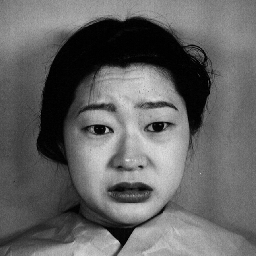
%> input picture 2.tiff, 256 x 256 px
$ octave --eval "CreateDatabase('2.tiff');"   (GNU Octave 9; MATLAB toolbox functions it lacks are replaced by stand-ins)
%> lines starting %> are read from the running program, lines starting %| are printed output that depends on the picture
### getmaplbphf.m
function mapping = getmaplbphf(samples)
%Outputs a mapping struct for uniform LBP Histogram Fourier Features
%inputs:
%samples = number of sampling points

%SEE constructhf.m for an example of usage

table = 0:2^samples-1;
index   = 0;

newMax = samples*(samples-1) + 3;
table(1)= newMax-3;
table(2^samples)=newMax-2;
for i = 1:2^samples-2
    j = bitset(bitshift(i,1,samples),1,bitget(i,samples)); %rotate left
    numt = sum(bitget(bitxor(i,j),1:samples)); %number of 1->0 and 0->1 transitions

    if numt == 2  %Uniform pattern
        n=sum(bitget(i,1:samples)); %Number of 1-bits

        r=find(bitget(bitand(i,bitcmp(j,samples)),1:samples)); %Rotation index of the bit pattern
        r=mod( floor(n/2)+r , samples);

        index = (n-1)*samples + r;
        table(i+1) = index;
    else %Non-uniform
        table(i+1) = newMax - 1;
    end
end

orbits=cell(samples+2,1);
for i=1:samples-1
    orbits{i}=((i-1)*samples):(i*samples-1);
end
orbits{samples}=newMax-3;
orbits{samples+1}=newMax-2;
orbits{samples+2}=newMax-1;


mapping.table=table;
mapping.samples=samples;
mapping.num=newMax;
mapping.orbits=orbits;

### lbp.m
%LBP returns the local binary pattern image or LBP histogram of an image.
%  J = LBP(I,R,N,MAPPING,MODE) returns either a local binary pattern
%  coded image or the local binary pattern histogram of an intensity
%  image I. The LBP codes are computed using N sampling points on a
%  circle of radius R and using mapping table defined by MAPPING.
%  See the getmapping function for different mappings and use 0 for
%  no mapping. Possible values for MODE are
%       'h' or 'hist'  to get a histogram of LBP codes
%       'nh'           to get a normalized histogram
%  Otherwise an LBP code image is returned.
%
%  J = LBP(I) returns the original (basic) LBP histogram of image I
%
%  J = LBP(I,SP,MAPPING,MODE) computes the LBP codes using n sampling
%  points defined in (n * 2) matrix SP. The sampling points should be
%  defined around the origin (coordinates (0,0)).
%
%  Examples
%  --------
%       I=imread('rice.png');
%       mapping=getmapping(8,'u2');
%       H1=LBP(I,1,8,mapping,'h'); %LBP histogram in (8,1) neighborhood
%                                  %using uniform patterns
%       subplot(2,1,1),stem(H1);
%
%       H2=LBP(I);
%       subplot(2,1,2),stem(H2);
%
%       SP=[-1 -1; -1 0; -1 1; 0 -1; -0 1; 1 -1; 1 0; 1 1];
%       I2=LBP(I,SP,0,'i'); %LBP code image using sampling points in SP
%                           %and no mapping. Now H2 is equal to histogram
%                           %of I2.

function result = lbp(varargin) % image,radius,neighbors,mapping,mode)
% Version 0.3.2
% Authors: Marko Heikkilä and Timo Ahonen

% Changelog
% Version 0.3.2: A bug fix to enable using mappings together with a
% predefined spoints array
% Version 0.3.1: Changed MAPPING input to be a struct containing the mapping
% table and the number of bins to make the function run faster with high number
% of sampling points. Lauge Sorensen is acknowledged for spotting this problem.


% Check number of input arguments.
error(nargchk(1,5,nargin));

image=varargin{1};
d_image=double(image);

if nargin==1
    spoints=[-1 -1; -1 0; -1 1; 0 -1; -0 1; 1 -1; 1 0; 1 1];
    neighbors=8;
    mapping=0;
    mode='h';
end

if (nargin == 2) && (length(varargin{2}) == 1)
    error('Input arguments');
end

if (nargin > 2) && (length(varargin{2}) == 1)
    radius=varargin{2};
    neighbors=varargin{3};

    spoints=zeros(neighbors,2);

    % Angle step.
    a = 2*pi/neighbors;

    for i = 1:neighbors
        spoints(i,1) = -radius*sin((i-1)*a);
        spoints(i,2) = radius*cos((i-1)*a);
    end

    if(nargin >= 4)
        mapping=varargin{4};
        if(isstruct(mapping) && mapping.samples ~= neighbors)
            error('Incompatible mapping');
        end
    else
        mapping=0;
    end

    if(nargin >= 5)
        mode=varargin{5};
    else
        mode='h';
    end
end

if (nargin > 1) && (length(varargin{2}) > 1)
    spoints=varargin{2};
    neighbors=size(spoints,1);

    if(nargin >= 3)
        mapping=varargin{3};
        if(isstruct(mapping) && mapping.samples ~= neighbors)
            error('Incompatible mapping');
        end
    else
        mapping=0;
    end

    if(nargin >= 4)
        mode=varargin{4};
    else
        mode='h';
    end
end

% Determine the dimensions of the input image.
[ysize xsize] = size(image);


miny=min(spoints(:,1));
maxy=max(spoints(:,1));
minx=min(spoints(:,2));
maxx=max(spoints(:,2));

% Block size, each LBP code is computed within a block of size bsizey*bsizex
bsizey=ceil(max(maxy,0))-floor(min(miny,0))+1;
bsizex=ceil(max(maxx,0))-floor(min(minx,0))+1;

% Coordinates of origin (0,0) in the block
origy=1-floor(min(miny,0));
origx=1-floor(min(minx,0));

% Minimum allowed size for the input image depends
% on the radius of the used LBP operator.
if(xsize < bsizex || ysize < bsizey)
  error('Too small input image. Should be at least (2*radius+1) x (2*radius+1)');
end

% Calculate dx and dy;
dx = xsize - bsizex;
dy = ysize - bsizey;

% Fill the center pixel matrix C.
C = image(origy:origy+dy,origx:origx+dx);
d_C = double(C);

bins = 2^neighbors;

% Initialize the result matrix with zeros.
result=zeros(dy+1,dx+1);

%Compute the LBP code image

for i = 1:neighbors
  y = spoints(i,1)+origy;
  x = spoints(i,2)+origx;
  % Calculate floors, ceils and rounds for the x and y.
  fy = floor(y); cy = ceil(y); ry = round(y);
  fx = floor(x); cx = ceil(x); rx = round(x);
  % Check if interpolation is needed.
  if (abs(x - rx) < 1e-6) && (abs(y - ry) < 1e-6)
    % Interpolation is not needed, use original datatypes
    N = image(ry:ry+dy,rx:rx+dx);
    D = N >= C;
  else
    % Interpolation needed, use double type images
    ty = y - fy;
    tx = x - fx;

    % Calculate the interpolation weights.
    w1 = (1 - tx) * (1 - ty);
    w2 =      tx  * (1 - ty);
    w3 = (1 - tx) *      ty ;
    w4 =      tx  *      ty ;
    % Compute interpolated pixel values
    N = w1*d_image(fy:fy+dy,fx:fx+dx) + w2*d_image(fy:fy+dy,cx:cx+dx) + ...
        w3*d_image(cy:cy+dy,fx:fx+dx) + w4*d_image(cy:cy+dy,cx:cx+dx);
    D = N >= d_C;
  end
  % Update the result matrix.
  v = 2^(i-1);
  result = result + v*D;
end

%Apply mapping if it is defined
if isstruct(mapping)
    bins = mapping.num;
    for i = 1:size(result,1)
        for j = 1:size(result,2)
            result(i,j) = mapping.table(result(i,j)+1);
        end
    end
end

if (strcmp(mode,'h') || strcmp(mode,'hist') || strcmp(mode,'nh'))
    % Return with LBP histogram if mode equals 'hist'.
    result=hist(result(:),0:(bins-1));
    if (strcmp(mode,'nh'))
        result=result/sum(result);
    end
else
    %Otherwise return a matrix of unsigned integers
    if ((bins-1)<=intmax('uint8'))
        result=uint8(result);
    elseif ((bins-1)<=intmax('uint16'))
        result=uint16(result);
    else
        result=uint32(result);
    end
end

end

### constructhf.m
function featurevectors=constructhf(inputvectors, map)
%construct rotation invariant features from uniform LBP histogram
%inputvectors: NxD array, N histograms of D bins each
%map: mapping struct from getmaphf
%
%EXAMPLE:
%I=imread('rice.png');
%I2=imrotate(I,90);
%mapping=getmaplbphf(8);
%h=lbp(I,1,8,mapping,'h');
%h=h/sum(h);
%histograms(1,:)=h;
%h=lbp(I2,1,8,mapping,'h');
%h=h/sum(h);
%histograms(2,:)=h;
%lbp_hf_features=constructhf(histograms,mapping);
%
%The two rows of lbp_hf_features now contain LBP
%histogram Fourier feature vectors of rice.png and
%its rotated version (with LBP radius 1 and 8 sampling
%points)


    n=map.samples;
    FVLEN=(n-1)*(floor(n/2)+1)+3;
    featurevectors=zeros(size(inputvectors,1),FVLEN);

    k=1;
    for j=1:length(map.orbits)
        b=inputvectors(:,map.orbits{j}+1);
        if(size(b,2) > 1)
            b=fft(b')';
            b=abs(b);
            b=b(:,1:(floor(size(b,2)/2)+1));
        end
        featurevectors(:,k:k+size(b,2)-1)=b;
        k=k+size(b,2);
    end

### CreateDatabase.m
function CreateDatabase(TrainDatabasePath)
%> called with TrainDatabasePath = '2.tiff'

TrainFiles = dir(TrainDatabasePath);

Train_Number = 0;

for i = 1:size(TrainFiles,1)
    %if not(strcmp(TrainFiles(i).name,'.')|strcmp(TrainFiles(i).name,'..')|strcmp(TrainFiles(i).name,'Thumbs.db'))
        Train_Number = Train_Number + 1; % Number of all images in the training database
    %end
end
G = [];
H = [];
full = [];

for i = 1 : Train_Number
    %%%%%%%%%%% Extract GLCM features
    if not(strcmp(TrainFiles(i).name,'.')|strcmp(TrainFiles(i).name,'..')|strcmp(TrainFiles(i).name,'Thumbs.db'))
        disp(TrainFiles(i).name);
        I = (imread(strcat('./sample/',TrainFiles(i).name)));
%> I is the input picture: size 256x256 uint8; min 0, max 230, mean 100.4
      if (size(I,3)>1)
        I = rgb2gray(imread(strcat('./sample/',TrainFiles(i).name)));
      end
       %%%%%%%% extract LBP features
       I2=imrotate(I,90);
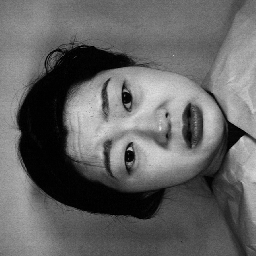
%> I2: size 256x256 uint8; min 0, max 230, mean 100.4; mean of the top-left, top-right, bottom-left and bottom-right quarters 97.1, 132.1, 84.3, 88.1
       mapping=getmaplbphf(8);
       h=lbp(I,1,8,mapping,'h');
%> in lbp, `radius=varargin{2};`: radius = 1
%> in lbp, `neighbors=varargin{3};`: neighbors = 8
%> in lbp, `a = 2*pi/neighbors;`: a = 0.785
%> the loop in lbp, `for i = 1:neighbors` made 8 passes
%> after the loop in lbp, `for i = 1:neighbors`: spoints = [0 1; -0.707 0.707; -1 6.12e-17; -0.707 -0.707; -1.22e-16 -1; 0.707 -0.707; 1 -1.84e-16; 0.707 0.707]
%> in lbp, `mode=varargin{5};`: mode = 'h'
%> in lbp, `miny=min(spoints(:,1));`: miny = -1
%> in lbp, `maxy=max(spoints(:,1));`: maxy = 1
%> in lbp, `minx=min(spoints(:,2));`: minx = -1
%> in lbp, `maxx=max(spoints(:,2));`: maxx = 1
%> in lbp, `bsizey=ceil(max(maxy,0))-floor(min(miny,0))+1;`: bsizey = 3
%> in lbp, `origy=1-floor(min(miny,0));`: origy = 2
%> in lbp, `dx = xsize - bsizex;`: dx = 253
%> in lbp, `C = image(origy:origy+dy,origx:origx+dx);`:
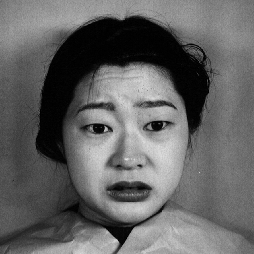
%> C: size 254x254 uint8; min 0, max 230, mean 100.1
%> in lbp, `bins = 2^neighbors;`: bins = 256
%> in lbp, `result=zeros(dy+1,dx+1);`: result: size 254x254 double; every value is 0
%> the loop in lbp, `for i = 1:neighbors` made 8 passes
%> (y, x, fy, cy, ry, fx, cx, rx) on passes 2, 4, 6, 8: (1.29, 2.71, 1, 2, 1, 2, 3, 3), (1.29, 1.29, 1, 2, 1, 1, 2, 1), (2.71, 1.29, 2, 3, 3, 1, 2, 1), (2.71, 2.71, 2, 3, 3, 2, 3, 3)
%> (y, x, fy, cy, ry, fx, cx, rx) on passes 1, 3, 5, 7: (2, 3, 2, 2, 2, 3, 3, 3), (1, 2, 1, 1, 1, 2, 2, 2), (2, 1, 1, 2, 2, 1, 1, 1), (3, 2, 3, 3, 3, 1, 2, 2)
%> pass 1, in lbp, `D = N >= C;`:
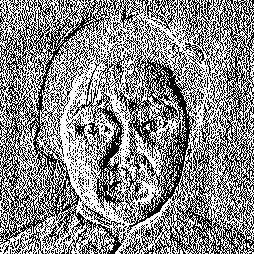
%> D: size 254x254 logical; 53.9% white; black in thin lines or dots
%> in lbp, `bins = mapping.num;`: bins = 59
%> in lbp, `result=hist(result(:),0:(bins-1));`: result = 59 values, max 13336 at index 59, min 288 at index 3, mean 1093.5
%> h has the same summary as result in lbp
       h=h/sum(h);
%> h = 59 values, max 0.207 at index 59, min 0.00446 at index 3, mean 0.0169
       histograms(1,:)=h;
       h=lbp(I2,1,8,mapping,'h');
%> the loop in lbp (call 2), `for i = 1:neighbors` made 8 passes
%> in lbp (call 2), `C = image(origy:origy+dy,origx:origx+dx);`:
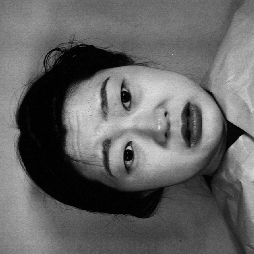
%> C: size 254x254 uint8; min 0, max 230, mean 100.1; mean of the top-left, top-right, bottom-left and bottom-right quarters 96.8, 132.1, 83.6, 87.7
%> in lbp (call 2), `bins = 2^neighbors;`: bins = 256
%> the loop in lbp (call 2), `for i = 1:neighbors` made 8 passes
%> pass 1, in lbp (call 2), `N = image(ry:ry+dy,rx:rx+dx);`:
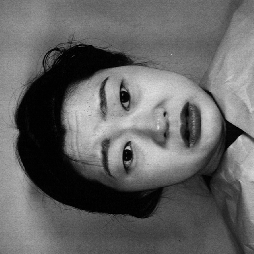
%> N: size 254x254 uint8; min 0, max 230, mean 100.1; mean of the top-left, top-right, bottom-left and bottom-right quarters 96.6, 132.5, 83.1, 88.4
%> pass 1, in lbp (call 2), `D = N >= C;`:
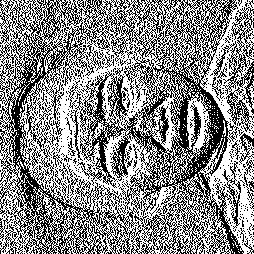
%> D: size 254x254 logical; 54% white; black in thin lines or dots
%> pass 3, in lbp (call 2), `N = image(ry:ry+dy,rx:rx+dx);`:
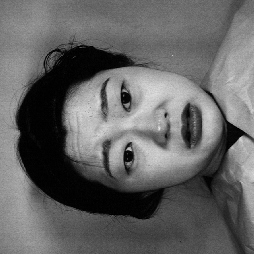
%> N: size 254x254 uint8; min 0, max 230, mean 100.1; mean of the top-left, top-right, bottom-left and bottom-right quarters 96.8, 131.9, 83.7, 88.1
%> in lbp (call 2), `bins = mapping.num;`: bins = 59
%> in lbp (call 2), `result=hist(result(:),0:(bins-1));`: result = 59 values, max 13337 at index 59, min 288 at index 5, mean 1093.5
%> h has the same summary as result in lbp
       h=h/sum(h);
%> h = 59 values, max 0.207 at index 59, min 0.00446 at index 5, mean 0.0169
       histograms(2,:)=h;
       lbp_hf_features=constructhf(histograms,mapping);
%> the loop in constructhf, `for j=1:length(map.orbits)` made 10 passes
%> k on passes 1 to 7: 6, 11, 16, 21, 26, 31, 36
%> (b, k) on passes 8 to 10: ([0.11; 0.11], 37), ([0.145; 0.145], 38), ([0.207; 0.207], 39)
%> after the loop in constructhf, `for j=1:length(map.orbits)`: featurevectors = 38 columns, first 8: [0.095 0.000559 0.0106 0.00114 0.0576 0.0563 0.000928 0.000894; 0.0949 0.000765 0.0108 0.00122 0.0575 0.0564 0.00097 0.000747]
%> lbp_hf_features has the same summary as featurevectors in constructhf
       full = [full ; lbp_hf_features(1,:)];
%> full = 38 values, max 0.207 at index 38, min 0.000434 at index 10, mean 0.0308
    end
end
csvwrite('lbp.csv',full);

$ run again, on 5100.tiff
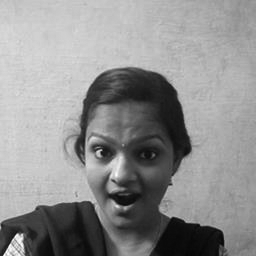
%> input picture 5100.tiff, 256 x 256 px
%> in CreateDatabase, I is the input picture: size 256x256 uint8; min 6, max 254, mean 143.6
%> radius = 1
%> neighbors = 8
%> a = 0.785
%> the loop in lbp, `for i = 1:neighbors` made 8 passes
%> after the loop in lbp, `for i = 1:neighbors`: spoints = [0 1; -0.707 0.707; -1 6.12e-17; -0.707 -0.707; -1.22e-16 -1; 0.707 -0.707; 1 -1.84e-16; 0.707 0.707]
%> mode = 'h'
%> miny = -1
%> maxy = 1
%> minx = -1
%> maxx = 1
%> bsizey = 3
%> origy = 2
%> dx = 253
%> in lbp, `bins = 2^neighbors;`: bins = 256
%> the loop in lbp, `for i = 1:neighbors` made 8 passes
%> (y, x, fy, cy, ry, fx, cx, rx) on passes 2, 4, 6, 8: (1.29, 2.71, 1, 2, 1, 2, 3, 3), (1.29, 1.29, 1, 2, 1, 1, 2, 1), (2.71, 1.29, 2, 3, 3, 1, 2, 1), (2.71, 2.71, 2, 3, 3, 2, 3, 3)
%> pass 1, in lbp, `D = N >= C;`:
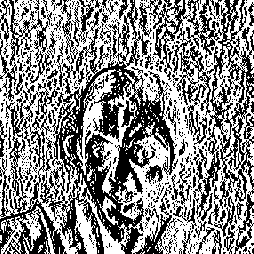
%> D: size 254x254 logical; 54.7% white; black in thin lines or dots
%> in lbp, `bins = mapping.num;`: bins = 59
%> in lbp, `result=hist(result(:),0:(bins-1));`: result = 59 values, max 6982 at index 59, min 39 at index 7, mean 1093.5
%> in CreateDatabase, `h=lbp(I,1,8,mapping,'h');`: h has the same summary as result in lbp
%> in CreateDatabase, `h=h/sum(h);`: h = 59 values, max 0.108 at index 59, min 0.000605 at index 7, mean 0.0169
%> the loop in lbp (call 2), `for i = 1:neighbors` made 8 passes
%> in lbp (call 2), `bins = 2^neighbors;`: bins = 256
%> the loop in lbp (call 2), `for i = 1:neighbors` made 8 passes
%> pass 3, in lbp (call 2), `N = image(ry:ry+dy,rx:rx+dx);`:
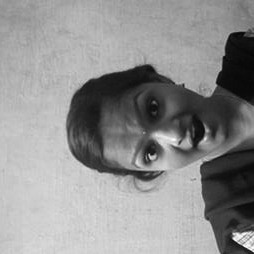
%> N: size 254x254 uint8; min 6, max 254, mean 143.4; mean of the top-left, top-right, bottom-left and bottom-right quarters 153.6, 106.2, 185.2, 128.7
%> in lbp (call 2), `bins = mapping.num;`: bins = 59
%> in lbp (call 2), `result=hist(result(:),0:(bins-1));`: result = 59 values, max 6980 at index 59, min 39 at index 1, mean 1093.5
%> in CreateDatabase, `h=lbp(I2,1,8,mapping,'h');`: h has the same summary as result in lbp
%> in CreateDatabase, `h=h/sum(h);`: h = 59 values, max 0.108 at index 59, min 0.000605 at index 1, mean 0.0169
%> the loop in constructhf, `for j=1:length(map.orbits)` made 10 passes
%> k on passes 1 to 7: 6, 11, 16, 21, 26, 31, 36
%> after the loop in constructhf, `for j=1:length(map.orbits)`: featurevectors = 38 columns, first 8: [0.0658 0.00313 0.0114 0.00303 0.0602 0.045 0.00487 0.00432; 0.0656 0.00277 0.0114 0.00271 0.06 0.0453 0.00487 0.00423]
%> lbp_hf_features has the same summary as featurevectors in constructhf
%> full = 38 values, max 0.201 at index 16, min 0.000277 at index 9, mean 0.0353

$ run again, on 6100.tiff
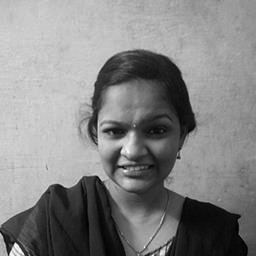
%> input picture 6100.tiff, 256 x 256 px
%> in CreateDatabase, I is the input picture: size 256x256 uint8; min 0, max 254, mean 131.8
%> radius = 1
%> neighbors = 8
%> a = 0.785
%> the loop in lbp, `for i = 1:neighbors` made 8 passes
%> after the loop in lbp, `for i = 1:neighbors`: spoints = [0 1; -0.707 0.707; -1 6.12e-17; -0.707 -0.707; -1.22e-16 -1; 0.707 -0.707; 1 -1.84e-16; 0.707 0.707]
%> mode = 'h'
%> miny = -1
%> maxy = 1
%> minx = -1
%> maxx = 1
%> bsizey = 3
%> origy = 2
%> dx = 253
%> in lbp, `bins = 2^neighbors;`: bins = 256
%> the loop in lbp, `for i = 1:neighbors` made 8 passes
%> (y, x, fy, cy, ry, fx, cx, rx) on passes 2, 4, 6, 8: (1.29, 2.71, 1, 2, 1, 2, 3, 3), (1.29, 1.29, 1, 2, 1, 1, 2, 1), (2.71, 1.29, 2, 3, 3, 1, 2, 1), (2.71, 2.71, 2, 3, 3, 2, 3, 3)
%> pass 1, in lbp, `D = N >= C;`:
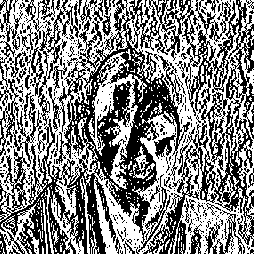
%> D: size 254x254 logical; 52.4% white; black in thin lines or dots
%> in lbp, `bins = mapping.num;`: bins = 59
%> in lbp, `result=hist(result(:),0:(bins-1));`: result = 59 values, max 7227 at index 59, min 48 at index 1, mean 1093.5
%> in CreateDatabase, `h=lbp(I,1,8,mapping,'h');`: h has the same summary as result in lbp
%> in CreateDatabase, `h=h/sum(h);`: h = 59 values, max 0.112 at index 59, min 0.000744 at index 1, mean 0.0169
%> the loop in lbp (call 2), `for i = 1:neighbors` made 8 passes
%> in lbp (call 2), `bins = 2^neighbors;`: bins = 256
%> the loop in lbp (call 2), `for i = 1:neighbors` made 8 passes
%> pass 3, in lbp (call 2), `N = image(ry:ry+dy,rx:rx+dx);`:
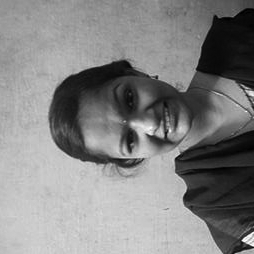
%> N: size 254x254 uint8; min 0, max 254, mean 131.5; mean of the top-left, top-right, bottom-left and bottom-right quarters 133.4, 93.7, 182.6, 116.3
%> in lbp (call 2), `bins = mapping.num;`: bins = 59
%> in lbp (call 2), `result=hist(result(:),0:(bins-1));`: result = 59 values, max 7223 at index 59, min 48 at index 3, mean 1093.5
%> in CreateDatabase, `h=lbp(I2,1,8,mapping,'h');`: h has the same summary as result in lbp
%> in CreateDatabase, `h=h/sum(h);`: h = 59 values, max 0.112 at index 59, min 0.000744 at index 3, mean 0.0169
%> the loop in constructhf, `for j=1:length(map.orbits)` made 10 passes
%> k on passes 1 to 7: 6, 11, 16, 21, 26, 31, 36
%> after the loop in constructhf, `for j=1:length(map.orbits)`: featurevectors = 38 columns, first 8: [0.0708 0.00389 0.000464 0.00339 0.0634 0.0478 0.00587 0.00221; 0.0707 0.00345 0.000593 0.00296 0.0633 0.0477 0.00621 0.00221]
%> lbp_hf_features has the same summary as featurevectors in constructhf
%> full = 38 values, max 0.197 at index 16, min 0.000464 at index 3, mean 0.0358

$ run again, on 7100.tiff
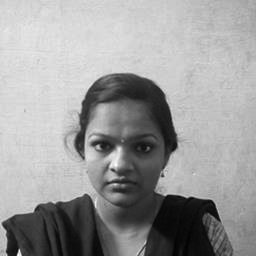
%> input picture 7100.tiff, 256 x 256 px
%> in CreateDatabase, I is the input picture: size 256x256 uint8; min 1, max 253, mean 155.3
%> radius = 1
%> neighbors = 8
%> a = 0.785
%> the loop in lbp, `for i = 1:neighbors` made 8 passes
%> after the loop in lbp, `for i = 1:neighbors`: spoints = [0 1; -0.707 0.707; -1 6.12e-17; -0.707 -0.707; -1.22e-16 -1; 0.707 -0.707; 1 -1.84e-16; 0.707 0.707]
%> mode = 'h'
%> miny = -1
%> maxy = 1
%> minx = -1
%> maxx = 1
%> bsizey = 3
%> origy = 2
%> dx = 253
%> in lbp, `bins = 2^neighbors;`: bins = 256
%> the loop in lbp, `for i = 1:neighbors` made 8 passes
%> (y, x, fy, cy, ry, fx, cx, rx) on passes 2, 4, 6, 8: (1.29, 2.71, 1, 2, 1, 2, 3, 3), (1.29, 1.29, 1, 2, 1, 1, 2, 1), (2.71, 1.29, 2, 3, 3, 1, 2, 1), (2.71, 2.71, 2, 3, 3, 2, 3, 3)
%> in lbp, `bins = mapping.num;`: bins = 59
%> in lbp, `result=hist(result(:),0:(bins-1));`: result = 59 values, max 7188 at index 59, min 32 at index 1, mean 1093.5
%> in CreateDatabase, `h=lbp(I,1,8,mapping,'h');`: h has the same summary as result in lbp
%> in CreateDatabase, `h=h/sum(h);`: h = 59 values, max 0.111 at index 59, min 0.000496 at index 1, mean 0.0169
%> the loop in lbp (call 2), `for i = 1:neighbors` made 8 passes
%> in lbp (call 2), `bins = 2^neighbors;`: bins = 256
%> the loop in lbp (call 2), `for i = 1:neighbors` made 8 passes
%> pass 3, in lbp (call 2), `N = image(ry:ry+dy,rx:rx+dx);`:
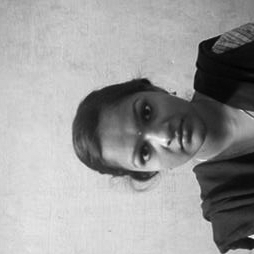
%> N: size 254x254 uint8; min 1, max 253, mean 155.1; mean of the top-left, top-right, bottom-left and bottom-right quarters 179.1, 110.4, 199.5, 131.4
%> in lbp (call 2), `bins = mapping.num;`: bins = 59
%> in lbp (call 2), `result=hist(result(:),0:(bins-1));`: result = 59 values, max 7181 at index 59, min 32 at index 3, mean 1093.5
%> in CreateDatabase, `h=lbp(I2,1,8,mapping,'h');`: h has the same summary as result in lbp
%> in CreateDatabase, `h=h/sum(h);`: h = 59 values, max 0.111 at index 59, min 0.000496 at index 3, mean 0.0169
%> the loop in constructhf, `for j=1:length(map.orbits)` made 10 passes
%> k on passes 1 to 7: 6, 11, 16, 21, 26, 31, 36
%> after the loop in constructhf, `for j=1:length(map.orbits)`: featurevectors = 38 columns, first 8: [0.0671 0.00295 0.00888 0.00247 0.0621 0.0433 0.00256 0.00267; 0.0671 0.00235 0.00857 0.00188 0.0621 0.0433 0.00327 0.00262]
%> lbp_hf_features has the same summary as featurevectors in constructhf
%> full = 38 values, max 0.202 at index 16, min 0.000563 at index 9, mean 0.0352
